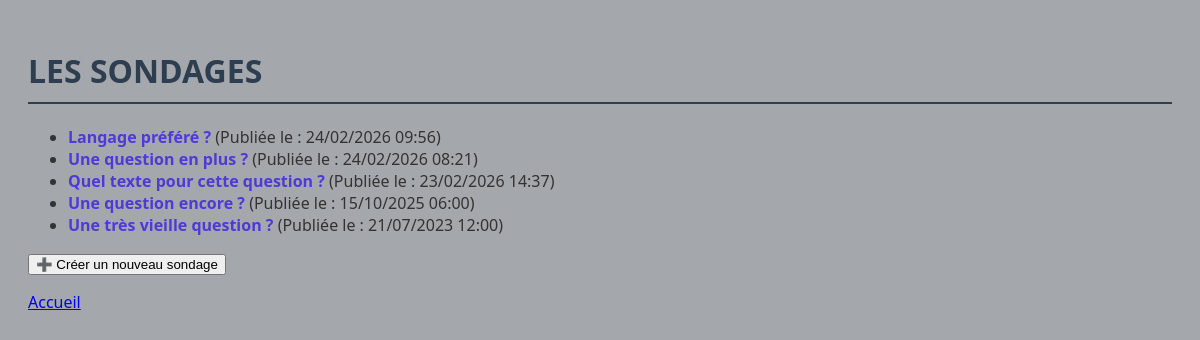
/polls/, run on an earlier commit of the app's database.
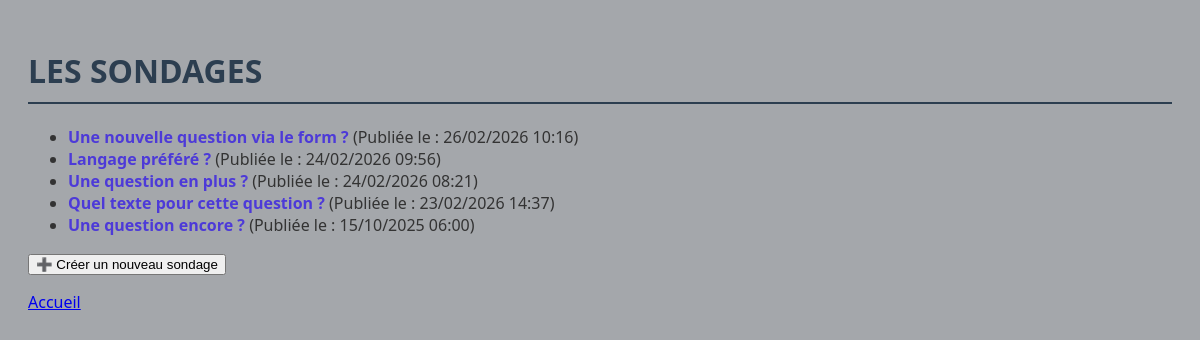
And on a later commit of the database.
### polls/models.py (models this page shows, shortened)
class Question(models.Model):
    question_text = models.CharField(max_length=200, verbose_name="Question")
    pub_date = models.DateTimeField('date de publication')
    choice_set: 'RelatedManager[Choice]'
    class Meta:
        verbose_name = "Question"
        verbose_name_plural = "Questions"

### polls/views.py (the view)
# urls.py: path("", views.index, name="index"),
def index(request: HttpRequest) -> HttpResponse:
    latest_question_list = Question.objects.order_by("-pub_date")[:5]
    context = {"latest_question_list": latest_question_list}
    return render(request, "polls/index.html", context)

### polls/templates/polls/index.html (shortened to what this page needs)
{% load static %}<!doctype html>
<html lang="fr">
  <head>
    <link rel="stylesheet" href="{% static 'polls/style.css' %}" />
  </head>
  <body>
    <h1>LES SONDAGES</h1>
    {% if latest_question_list %}
    <ul>
      {% for question in latest_question_list %}
      <li>
        <a href="/polls/{{ question.id }}/">{{ question.question_text }}</a>
        <span>(Publiée le : {{ question.pub_date|date:"d/m/Y H:i" }})</span>
      </li>
      {% endfor %}
    </ul>
    {% else %}
    <p>Aucun sondage. Revenez plus tard !</p>
    {% endif %}
    <p>
      <a href="{% url 'polls:create_question' %}" style="text-decoration: none">
        <button type="button">➕ Créer un nouveau sondage</button>
      </a>
    </p>
    <p><a href="{% url 'polls:all_polls' %}">Accueil</a></p>
  </body>
</html>

What changed in the data, as far as the page shows it:
no longer on this page (row unchanged): Question: question_text "Une très vieille question ?", pub_date "21/07/2023 12:00"
added Question: question_text "Une nouvelle question via le form ?", pub_date "26/02/2026 10:16"
